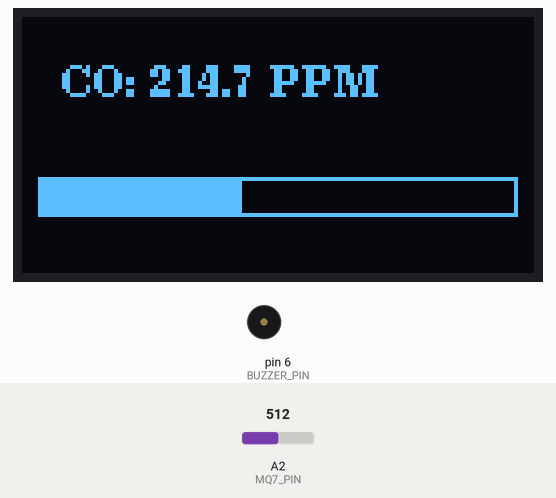
The sketch below on a simulated Arduino Uno, built with avr-gcc and run on an emulated ATmega328P. Parts: 128×64 one-colour display, buzzer (waves = sounding). Inputs (shaded band) come from the test bench; at power-on: A2 (MQ7_PIN) = 512.

Above: at 2.5 s.
2.6 s: A2 (MQ7_PIN) set to 5
At 4.1 s:
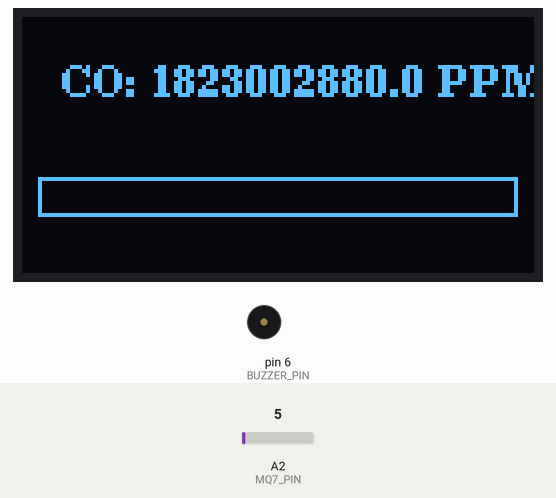
8.1 s: A2 (MQ7_PIN) set to 2
At 10.0 s:
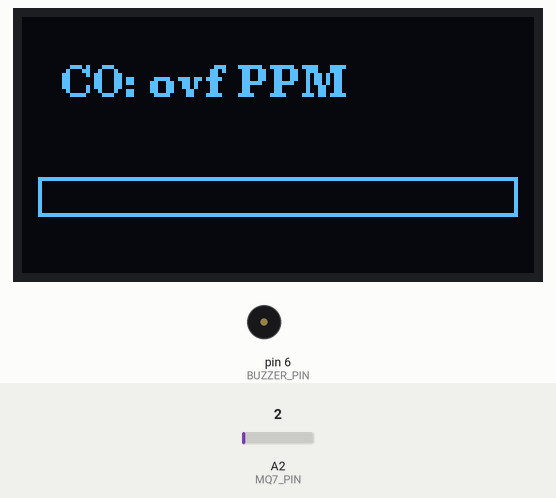
11.7 s: A2 (MQ7_PIN) set to 122
At 13.4 s:
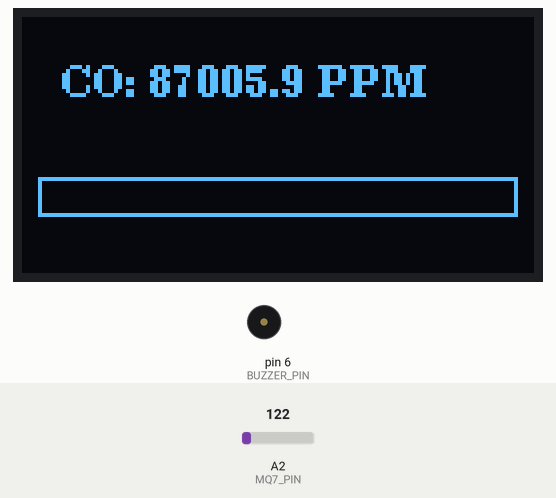
14.1 s: A2 (MQ7_PIN) set to 0
At 16.4 s:
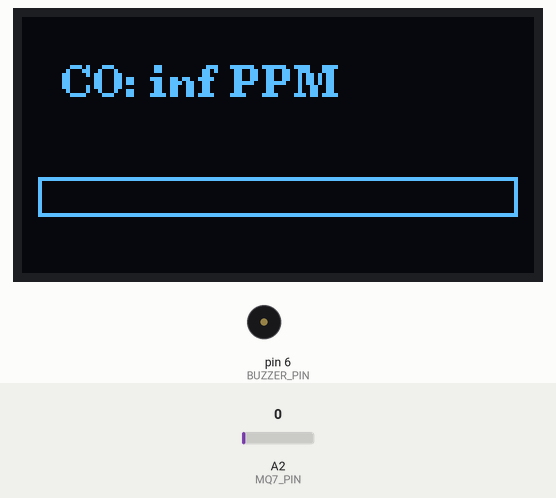
Timing chart, 0 to 19.1 s (numbered marks = the images above; inputs shaded):
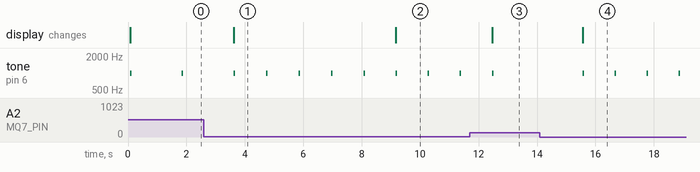

Measured:
- the behaviour switches between 4 and 3 on A2 (MQ7_PIN) (found by bisection; images 1 and 2)
- after the input at 2.6 s, tone on pin 6 (BUZZER_PIN): alternates 1000 Hz for 0.05 s and silent for 1.1 s, starting after 2.1 s; the display: changes after 1.0 s (image 1)
- after the input at 8.1 s, the display: changes after 1.1 s (image 2)
- after the input at 11.7 s, tone on pin 6 (BUZZER_PIN): goes on until 12.5 s, then stays silent; the display: changes after 0.77 s (image 3)
- after the input at 14.1 s, tone on pin 6 (BUZZER_PIN): alternates 1000 Hz for 0.05 s and silent for 1.0 s, starting after 2.6 s; the display: changes after 1.5 s (image 4)
- by itself, tone on pin 6 (BUZZER_PIN): alternates 1000 Hz for 0.05 s and silent for 1.7 s

The sketch:

CO_sense2.ino
```cpp
#include <Wire.h>
#include <U8g2lib.h>

#define MQ7_PIN A2      // Sensore MQ-7 su A2
#define BUZZER_PIN 6    // Buzzer su D6
#define RL 10.0         // Resistenza di carico in kΩ
#define VREF 5.0        // Tensione di riferimento di Arduino
#define MAX_PPM 500     // Valore massimo per la barra
#define MIN_PPM 0       // Valore minimo per la barra

// Calibrazione del sensore (da misurare sperimentalmente)
float R0 = 5;  // Valore medio misurato in aria pulita (da aggiornare con test)

// Inizializzazione OLED SH1106 128x64
U8G2_SH1106_128X64_NONAME_F_HW_I2C u8g2(U8G2_R0, /* reset=*/ U8X8_PIN_NONE);

// Funzione per mappare numeri float
float mapFloat(float x, float in_min, float in_max, float out_min, float out_max) {
    return (x - in_min) * (out_max - out_min) / (in_max - in_min) + out_min;
}

// Funzione per leggere la concentrazione di CO in PPM
float readCO() {
    int rawValue = analogRead(MQ7_PIN);
    float voltage = (rawValue / 1023.0) * VREF;
    float RS = (VREF - voltage) / voltage * RL;  // Calcolo RS
    float ratio = R0 / RS;  // Normalizzazione rispetto a R0

    // Costanti derivate dal datasheet MQ-7
    float a = 27.0;
    float b = -3.0;

    // Formula per calcolare i PPM
    float ppm =a*pow(ratio, b);
    return ppm;
}

// Funzione per disegnare la barra di livello sul display OLED
void drawCOBar(float ppm) {
    int barWidth = mapFloat(ppm, MIN_PPM, MAX_PPM, 0, 120); // Mappa ppm su 120px

    u8g2.clearBuffer();
    u8g2.setFont(u8g2_font_ncenB08_tr);

    // Stampa il valore numerico
    u8g2.setCursor(10, 20);
    u8g2.print("CO: ");
    u8g2.print(ppm, 1);
    u8g2.print(" PPM");

    // Disegna il contorno della barra
    u8g2.drawFrame(4, 40, 120, 10);

    // Disegna la barra riempita
    u8g2.drawBox(4, 40, barWidth, 10);

    u8g2.sendBuffer();
}

// Funzione per il buzzer (frequenza beep crescente con la CO)
void alertBuzzer(float ppm) {
    if (ppm > 50) { // Soglia minima per attivare il beep
        int beepDelay = mapFloat(ppm, 50, MAX_PPM, 1000, 100); // Più CO, più veloce il beep
        beepDelay = constrain(beepDelay, 1, 2000); // Limita i valori estremi

        tone(BUZZER_PIN, 1000); // Suona a 1000Hz
        delay(50);
        noTone(BUZZER_PIN);
        delay(beepDelay);
    }
}

void setup() {
    u8g2.begin();
    pinMode(BUZZER_PIN, OUTPUT);
}

void loop() {
    float coValue = readCO(); // Legge il valore del sensore
    drawCOBar(coValue); // Mostra il valore e la barra sul display
    alertBuzzer(coValue); // Attiva il buzzer se necessario
    delay(1000);
}
```
